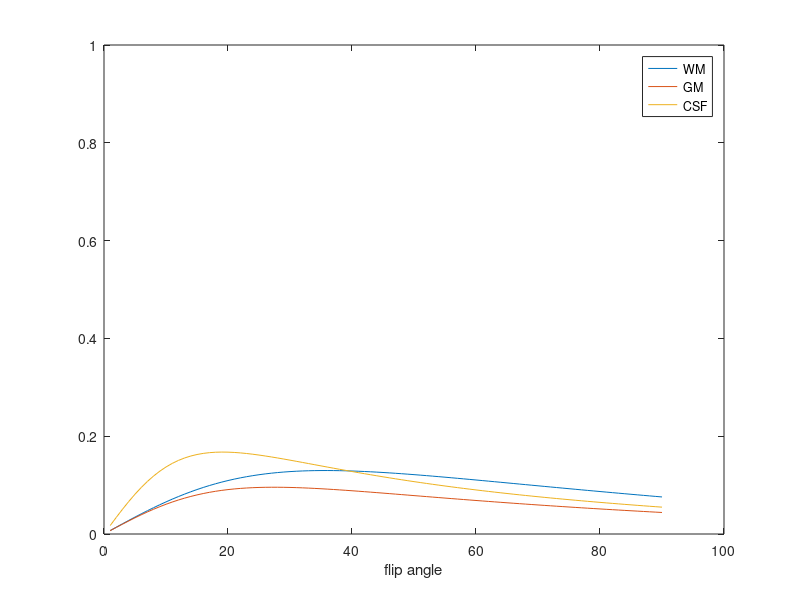
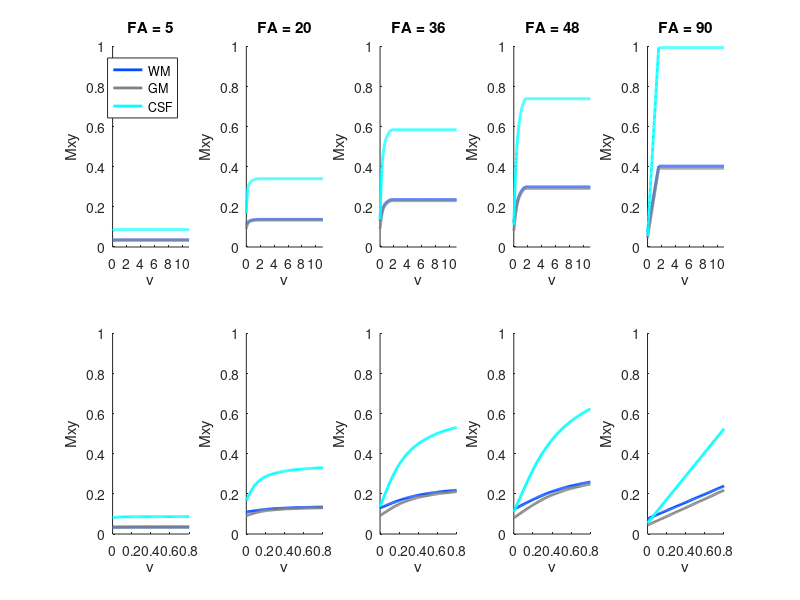

These charts were generated, in order, by the following MATLAB code:
% Implements equations from Bianciardi et al., 2015
% Play with parameters: 
% 1) test our Stanfor scan parameters with different flip angles

% since whole brain--> Ernst angle equations would be better

%%

% MRI acquisition settings:
FA_deg = [5 20 36 48 90]; % flip angle in degrees to plot
FA_all = (FA_deg*2*pi)/360; % flip angle in radians
TE = 0.0116;
T2s_all = [0.021 0.015 2]; % T2s from Weiskopf 2013 Frontiers in Neuroscience
TR = 0.250;

V = 0:0.01:11; % cm/s
Vc = 0.4/TR; % ST/TR (ST = slice thickness) speed at which there is complete inflow of new spins

% Tissue parameters [WM GM CSF blood] from Bianciardi at 7T
T1 = [1.2 2.1 4.4 1.7]; % seconds longitudinal recovery rate

% % Tissue parameters [WM GM CSF] from Bianciardi at 3T
% T1 = [0.8 1.3 4.4]; % seconds longitudinal recovery rate
% T1=[0.9  1.67  4]; % old: previous used longitudinal recovery rate 

PD = [0.7 0.85 1]; % this is not used in Bianciardi

%% plot for V==0

FA_deg = [1:90]; % flip angle in degrees to plot
FA_all = (FA_deg*2*pi)/360; % flip angle in radians

% tt_colors = {[0 .3 1],[.5 .5 .5],'c'};
% tt_colors = {'r','b','g'};

Mxy = NaN(3,length(FA_all));

for FA_ind = 1:length(FA_all)
    FA = FA_all(FA_ind);
    for tt = 1:3 % [1:WM 2:GM 3:CSF]

        T2s = T2s_all(tt);

        G = 1; % a gain factor
        M0 = 1 * PD(tt);

        q = exp(-TR/T1(tt))*cos(FA);

        % regime 1 v==0:
        kk = find(V==0);
        MzV0 = (M0 * (1-exp(-TR/T1(tt))))/(1-q);
        Mxy(tt,FA_ind) = G * sin(FA) * MzV0 *...
            exp(-TE/T2s);
        
%         % regime 2 v<vc:
%         kk = find(V>.4,1);% find(V>0 & V<Vc) 
%         MzV0 = (M0 * (1-exp(-TR/T1(tt))))/(1-q);
%         Mxy(tt,FA_ind) = G * sin(FA) * (MzV0 + (M0-MzV0)*(1-q.^(Vc/V(kk)))/((Vc/V(kk))*(1-q)) ) *...
%             exp(-TE/T2s);

%         % regime 3 v>vc:
%         kk = find(V>=Vc,1);
%         Mxy(tt,FA_ind) = G * sin(FA) * M0 *...
%             exp(-TE/T2s);

        
    end
end

figure('Position',[0 300 800 400])
plot(Mxy')
ylim([0 1])
legend({'WM','GM','CSF'})
xlabel('flip angle')

%%
FA_deg = [5 20 36 48 90]; % flip angle in degrees to plot
FA_all = (FA_deg*2*pi)/360; % flip angle in radians

figure('Position',[0 300 800 400])
tt_colors = {[0 .3 1],[.5 .5 .5],'c'};
% tt_colors = {'r','b','g'};
for FA_ind = 1:length(FA_all)
    FA = FA_all(FA_ind);
    subplot(2,length(FA_all),FA_ind),hold on
    title(['FA = ' int2str(FA_deg(FA_ind))])
    for tt = 1:3 % [1:WM 2:GM 3:CSF]

        T2s = T2s_all(tt);

        G = 1; % a gain factor
        M0 = 1 * PD(tt);

        q = exp(-TR/T1(tt))*cos(FA);

        Mxy = NaN(size(V));

        % regime 1 v==0:
        for kk = find(V==0)   
            MzV0 = (M0 * (1-exp(-TR/T1(tt))))/(1-q);
            Mxy(kk) = G * sin(FA) * MzV0 *...
                exp(-TE/T2s);
        end

        % regime 2 v<vc:
        for kk = find(V>0 & V<Vc) 
            MzV0 = (M0 * (1-exp(-TR/T1(tt))))/(1-q);
            Mxy(kk) = G * sin(FA) * (MzV0 + (M0-MzV0)*(1-q.^(Vc/V(kk)))/((Vc/V(kk))*(1-q)) ) *...
                exp(-TE/T2s);
        end

        % regime 3 v>vc:
        for kk = find(V>=Vc) 
            Mxy(kk) = G * sin(FA) * M0 *...
                exp(-TE/T2s);
        end

        subplot(2,length(FA_all),FA_ind),hold on
        plot(V,Mxy,'LineWidth',2,'Color',tt_colors{tt})
        xlabel('v')
        ylabel('Mxy')
        xlim([V(1) V(end)]),ylim([0 1])

        subplot(2,length(FA_all),length(FA_all)+FA_ind),hold on
        plot(V,Mxy,'LineWidth',2,'Color',tt_colors{tt})
        xlabel('v')
        ylabel('Mxy')
        xlim([V(1) .8]),ylim([0 1])
    end
end

subplot(2,length(FA_all),1)
legend({'WM','GM','CSF'})
